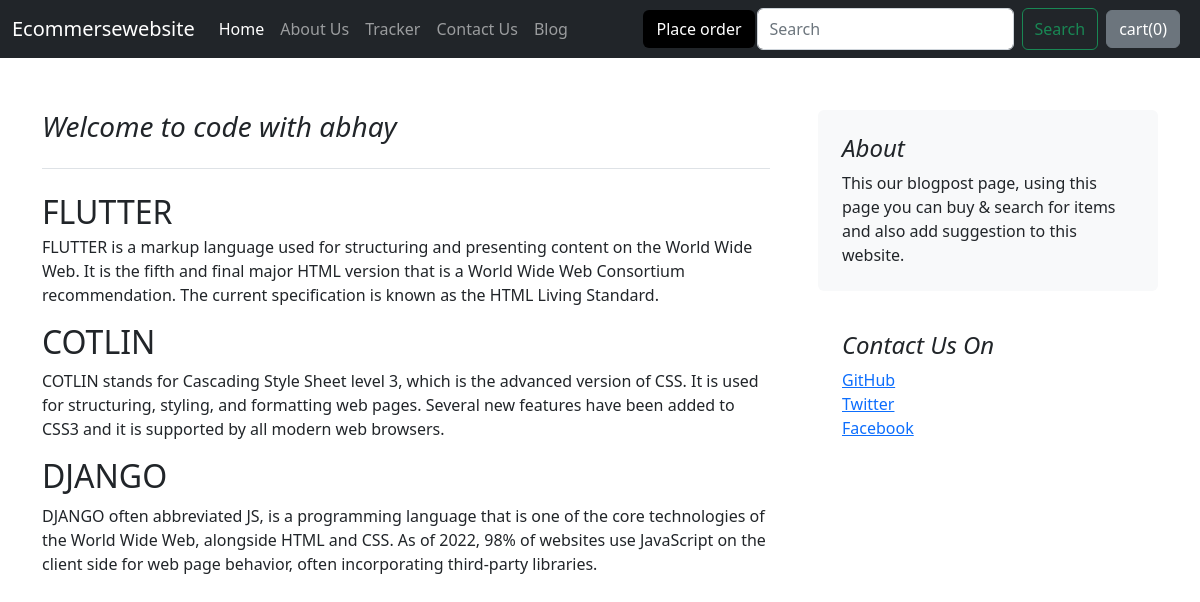
The app's page /blog/blogpost/3 with its own data.
### blog/models.py (models this page shows)
class Blogpost(models.Model):
    post_id = models.AutoField(primary_key=True)
    title = models.CharField(max_length=100)
    head0 = models.CharField(max_length=500)
    chead0 = models.CharField(max_length=1000,default="")
    head1 = models.CharField(max_length=500)
    chead1 = models.CharField(max_length=1000,default="")
    head2 = models.CharField(max_length=500)
    chead2 = models.CharField(max_length=1000,default="")
    thumbnail = models.ImageField(upload_to="",default="")
    def __str__(self):
        return self.title

### blog/views.py (the view)
# urls.py: path('blogpost/<int:id>',views.blogpost,name="BlogPost"),
def blogpost(request,id):
    post = Blogpost.objects.filter(post_id=id)[0]
    print(post)
    return render(request,'blog/blogpost.html',{'post':post})

### blog/templates/blog/blogpost.html (shortened to what this page needs)
{%extends 'blog/basic.html' %}
{% block body %}
<div class="container">
<div class="row mt-1 g-5">
    <div class="col-md-8">
      <h3 class="pb-4 mb-4 fst-italic border-bottom">
        {{post.title}}
      </h3>
      <article class="blog-post">
        <h2 class="blog-post-title mb-1">{{post.head0}}</h2>
        <p>{{post.chead0}}</p>
        <h2>{{post.head1}}</h2>
        <p>{{post.chead1}}</p>
        <h2>{{post.head2}}</h2>
        <p>{{post.chead2}}</p>
      </article>
    </div>
    <div class="col-md-4">
      <div class="position-sticky" style="top: 2rem;">
        <div class="p-4 mb-3 bg-light rounded">
          <h4 class="fst-italic">About</h4>
          <p class="mb-0">This our blogpost page, using this page you can buy & search for items and also add suggestion to this website.</p>
        </div>
        <div class="p-4">
          <h4 class="fst-italic">Contact Us On</h4>
          <ol class="list-unstyled">
            <li><a href="#">GitHub</a></li>
            <li><a href="#">Twitter</a></li>
            <li><a href="#">Facebook</a></li>
          </ol>
        </div>
      </div>
    </div>
  </div>
</div>{% endblock %}

### records on screen
Blogpost: title "Welcome to code with abhay", head0 "FLUTTER", chead0 "FLUTTER is a markup language used for structuring and presenting content on the World Wide Web. It is the fifth and final major HTML version that is a World Wide Web Consortium recommendation. The current specification is known as the HTML Living Standard.", head1 "COTLIN", chead1 "COTLIN stands for Cascading Style Sheet level 3, which is the advanced version of CSS. It is used for structuring, styling, and formatting web pages. Several new features have been added to CSS3 and it is supported by all modern web browsers.", head2 "DJANGO", chead2 "DJANGO often abbreviated JS, is a programming language that is one of the core technologies of the World Wide Web, alongside HTML and CSS. As of 2022, 98% of websites use JavaScript on the client side for web page behavior, often incorporating third-party libraries."
